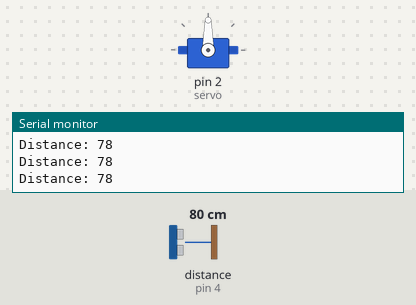
A sketch run on a simulated Arduino Uno, built with avr-gcc and run on an emulated ATmega328P. On the bench: servo, the last lines printed to the serial monitor. Wiring (inferred from the names in the program): ultrasonic range finder: trigger pin 5; echo pin 4. The test bench sets the inputs (shaded band); at power-on: distance to the obstacle (sensor on pin 4) 80 cm. The echo pulse lasts 58.3 µs per cm.

Above: at 6.2 s.
6.3 s: distance to the obstacle (sensor on pin 4) set to 30 cm
9.3 s: distance to the obstacle (sensor on pin 4) set to 24 cm
At 10.4 s:
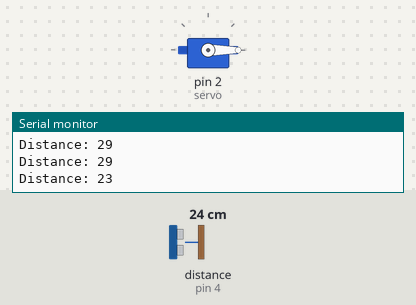
10.8 s: distance to the obstacle (sensor on pin 4) set to 35 cm
At 12.8 s:
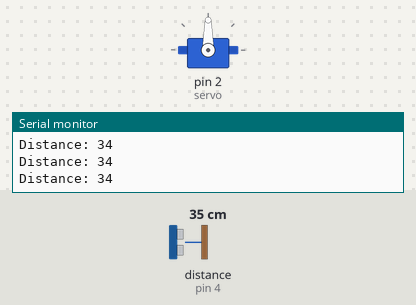
Timing chart, 0 to 14.3 s (numbered marks = the images above; inputs shaded):
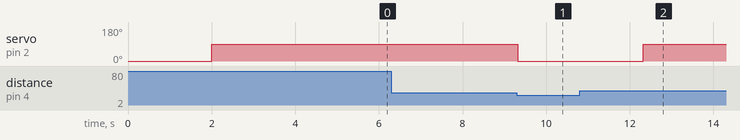

The sketch:

Ultrasonic_Servo.ino
```cpp
//define Pins
#include <Servo.h>

Servo servo;

int trigPin = 5;
int echoPin = 4;

// defines variables
long duration;
int distance;

void setup()
{
  servo.attach(2);
  servo.write(0);
 delay(2000);

// Sets the trigPin as an Output
pinMode(trigPin, OUTPUT);
// Sets the echoPin as an Input
pinMode(echoPin, INPUT);
// Starts the serial communication
Serial.begin(9600);
}
void loop()
{
// Clears the trigPin
digitalWrite(trigPin, LOW);
delayMicroseconds(2);
// Sets the trigPin on HIGH state for 10 micro seconds
digitalWrite(trigPin, HIGH);
delayMicroseconds(10);
digitalWrite(trigPin, LOW);
// Reads the echoPin, returns the sound wave travel time in microseconds
duration = pulseIn(echoPin, HIGH);
// Calculating the distance
distance= duration*0.034/2;
// Prints the distance on the Serial Monitor
Serial.print("Distance: ");
Serial.println(distance);
if ( distance <= 25   ) // Change Distance according to Ultrasonic Sensor Placement
 {

servo.write(0);
delay(3000);
 }
else
{
servo.write(90);

 }

}
```

Ultrasonic_Led.ino
```cpp

```

Measured:
- the behaviour switches between 27 and 26 cm on distance to the obstacle (sensor on pin 4) (found by bisection; images 0 and 1)
- after the input at 9.3 s, servo on pin 2 (servo): 90° → 0° at once
- after the input at 10.8 s, servo on pin 2 (servo): 0° → 90° after 1.5 s
